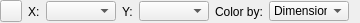
<?xml version="1.0" encoding="UTF-8"?>
<ui version="4.0">
 <class>DimensionSettingsWidget</class>
 <widget class="QWidget" name="DimensionSettingsWidget">
  <property name="geometry">
   <rect>
    <x>0</x>
    <y>0</y>
    <width>360</width>
    <height>23</height>
   </rect>
  </property>
  <property name="sizePolicy">
   <sizepolicy hsizetype="Fixed" vsizetype="Fixed">
    <horstretch>0</horstretch>
    <verstretch>0</verstretch>
   </sizepolicy>
  </property>
  <property name="windowTitle">
   <string>Dimension settings</string>
  </property>
  <property name="toolTip">
   <string>Dimension settings</string>
  </property>
  <layout class="QHBoxLayout" name="horizontalLayout">
   <property name="spacing">
    <number>5</number>
   </property>
   <property name="leftMargin">
    <number>0</number>
   </property>
   <property name="topMargin">
    <number>0</number>
   </property>
   <property name="rightMargin">
    <number>0</number>
   </property>
   <property name="bottomMargin">
    <number>0</number>
   </property>
   <item>
    <widget class="QWidget" name="widget" native="true">
     <layout class="QHBoxLayout" name="horizontalLayout_2">
      <property name="leftMargin">
       <number>0</number>
      </property>
      <property name="topMargin">
       <number>0</number>
      </property>
      <property name="rightMargin">
       <number>0</number>
      </property>
      <property name="bottomMargin">
       <number>0</number>
      </property>
      <item>
       <widget class="QPushButton" name="popupPushButton">
        <property name="minimumSize">
         <size>
          <width>22</width>
          <height>0</height>
         </size>
        </property>
        <property name="maximumSize">
         <size>
          <width>22</width>
          <height>16777215</height>
         </size>
        </property>
        <property name="text">
         <string/>
        </property>
       </widget>
      </item>
      <item>
       <widget class="QLabel" name="xDimensionLabel">
        <property name="sizePolicy">
         <sizepolicy hsizetype="Maximum" vsizetype="Preferred">
          <horstretch>0</horstretch>
          <verstretch>0</verstretch>
         </sizepolicy>
        </property>
        <property name="toolTip">
         <string>X dimension</string>
        </property>
        <property name="text">
         <string>X:</string>
        </property>
       </widget>
      </item>
      <item>
       <widget class="QComboBox" name="xDimensionComboBox">
        <property name="minimumSize">
         <size>
          <width>70</width>
          <height>20</height>
         </size>
        </property>
        <property name="maximumSize">
         <size>
          <width>70</width>
          <height>20</height>
         </size>
        </property>
        <property name="toolTip">
         <string>X dimension</string>
        </property>
       </widget>
      </item>
      <item>
       <widget class="QLabel" name="yDimensionLabel">
        <property name="sizePolicy">
         <sizepolicy hsizetype="Maximum" vsizetype="Preferred">
          <horstretch>0</horstretch>
          <verstretch>0</verstretch>
         </sizepolicy>
        </property>
        <property name="toolTip">
         <string>Y dimension</string>
        </property>
        <property name="text">
         <string>Y:</string>
        </property>
       </widget>
      </item>
      <item>
       <widget class="QComboBox" name="yDimensionComboBox">
        <property name="minimumSize">
         <size>
          <width>70</width>
          <height>20</height>
         </size>
        </property>
        <property name="maximumSize">
         <size>
          <width>70</width>
          <height>20</height>
         </size>
        </property>
        <property name="toolTip">
         <string>Y dimension</string>
        </property>
       </widget>
      </item>
      <item>
       <widget class="QLabel" name="colorOptionsLabel">
        <property name="sizePolicy">
         <sizepolicy hsizetype="Maximum" vsizetype="Preferred">
          <horstretch>0</horstretch>
          <verstretch>0</verstretch>
         </sizepolicy>
        </property>
        <property name="toolTip">
         <string>Color options</string>
        </property>
        <property name="text">
         <string>Color by:</string>
        </property>
       </widget>
      </item>
      <item>
       <widget class="QComboBox" name="colorOptionsComboBox">
        <property name="sizePolicy">
         <sizepolicy hsizetype="Fixed" vsizetype="Fixed">
          <horstretch>0</horstretch>
          <verstretch>0</verstretch>
         </sizepolicy>
        </property>
        <property name="minimumSize">
         <size>
          <width>80</width>
          <height>20</height>
         </size>
        </property>
        <property name="maximumSize">
         <size>
          <width>80</width>
          <height>20</height>
         </size>
        </property>
        <property name="toolTip">
         <string>Color options</string>
        </property>
        <item>
         <property name="text">
          <string>Dimension</string>
         </property>
        </item>
        <item>
         <property name="text">
          <string>Data</string>
         </property>
        </item>
       </widget>
      </item>
      <item>
       <widget class="ColorDimensionStackedWidget" name="colorDimensionStackedWidget" native="true"/>
      </item>
     </layout>
    </widget>
   </item>
  </layout>
 </widget>
 <customwidgets>
  <customwidget>
   <class>ColorDimensionStackedWidget</class>
   <extends>QWidget</extends>
   <header>ColorDimensionStackedWidget.h</header>
   <container>1</container>
  </customwidget>
 </customwidgets>
 <resources/>
 <connections/>
</ui>
